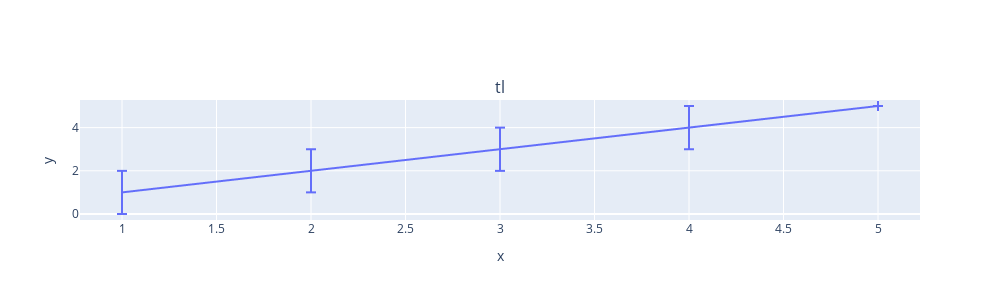

Write notebook code for a chart like this one.
### Code cell
# simple line
x1 = [1,2,3,4,5]
y1 = [1,2,3,4,5]
e1 = [1,1,1,1,0]
h = ep.line(x=x1, y=y1, error_y=e1, xlabel='x', ylabel='y', title='tl')
ep.plot_all([h], outfile=os.path.join('test_figs', 'simple_line.png'))

### Figure 1 — Plotly figure (JSON) as saved in the notebook; plotly's stock layout.template omitted (floating-point values rounded to 4 significant figures)
{"data": [{"error_y": {"array": [1, 1, 1, 1, 0], "type": "data", "visible": true}, "mode": "lines", "type": "scattergl", "x": [1, 2, 3, 4, 5], "xaxis": "x", "y": [1, 2, 3, 4, 5], "yaxis": "y"}], "layout": {"annotations": [{"font": {"size": 16}, "showarrow": false, "text": "tl", "x": 0.5, "xanchor": "center", "xref": "paper", "y": 1, "yanchor": "bottom", "yref": "paper"}], "height": 300, "showlegend": false, "width": 1000, "xaxis": {"anchor": "y", "domain": [0, 1], "showgrid": true, "title": {"text": "x"}}, "yaxis": {"anchor": "x", "domain": [0, 1], "showgrid": true, "title": {"text": "y"}}}}
